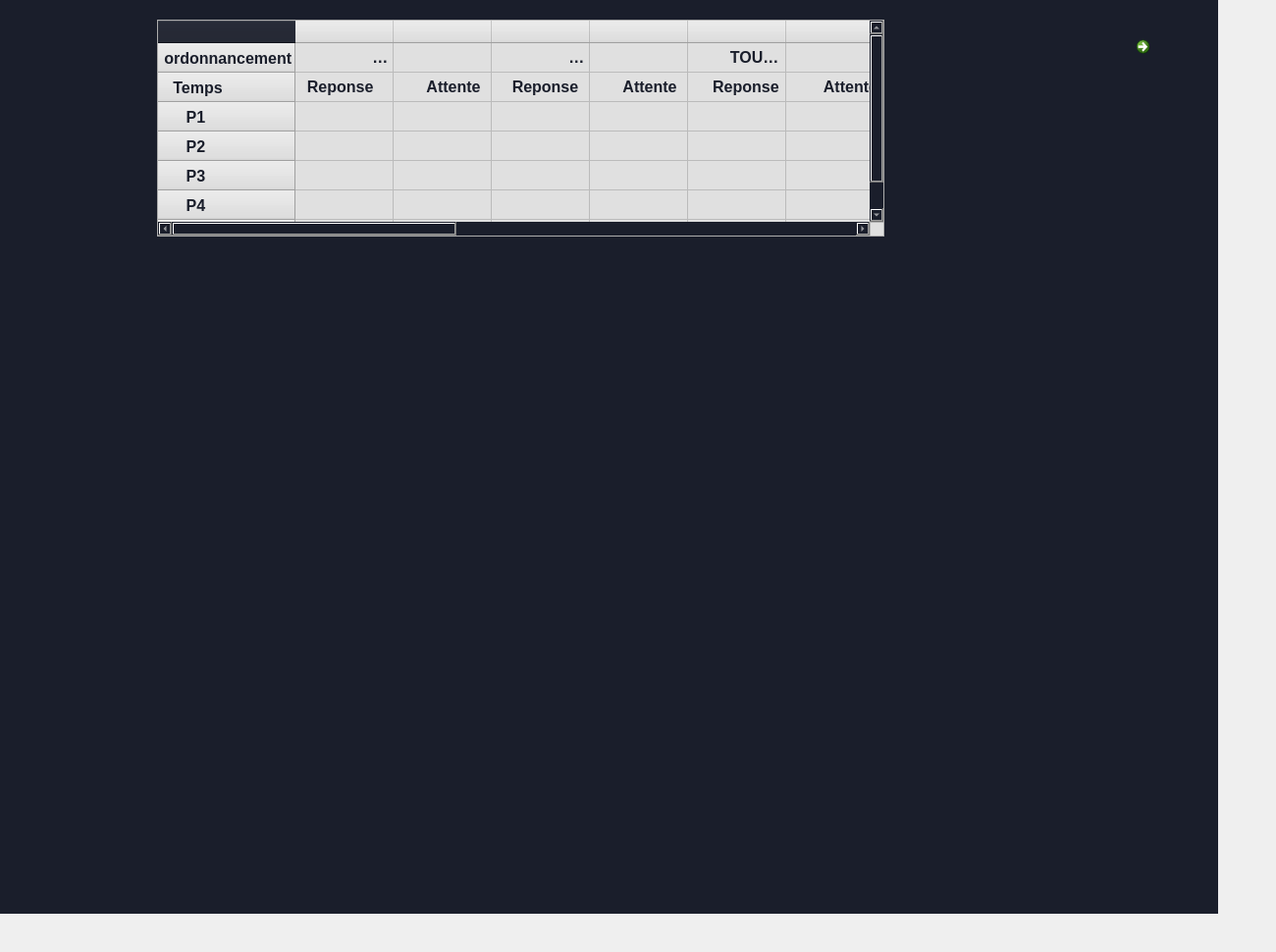
    <widget class="QWidget" name="page">
     <widget class="QWidget" name="widget" native="true">
      <property name="geometry">
       <rect>
        <x>-50</x>
        <y>-30</y>
        <width>1291</width>
        <height>961</height>
       </rect>
      </property>
      <property name="styleSheet">
       <string notr="true"> background-color: #1A1E2B; /* Dark navy blue */
  color: #E0E0E0; /* Light gray text */
  font-family: Arial, sans-serif;
</string>
      </property>
      <widget class="QCommandLinkButton" name="commandLinkButton">
       <property name="geometry">
        <rect>
         <x>1200</x>
         <y>60</y>
         <width>31</width>
         <height>41</height>
        </rect>
       </property>
       <property name="text">
        <string/>
       </property>
      </widget>
      <widget class="QTableWidget" name="tableWidget_17">
       <property name="geometry">
        <rect>
         <x>210</x>
         <y>50</y>
         <width>741</width>
         <height>221</height>
        </rect>
       </property>
       <property name="styleSheet">
        <string notr="true">background:#E0E0E0 ;
color:  #1A1E2B; 
font-weight: bold ;
font-size: 16px</string>
       </property>
       <row>
        <property name="text">
         <string> ordonnancement</string>
        </property>
       </row>
       <row>
        <property name="text">
         <string>   Temps</string>
        </property>
       </row>
       <row>
        <property name="text">
         <string>      P1</string>
        </property>
       </row>
       <row>
        <property name="text">
         <string>      P2</string>
        </property>
       </row>
       <row>
        <property name="text">
         <string>      P3</string>
        </property>
       </row>
       <row>
        <property name="text">
         <string>      P4</string>
        </property>
       </row>
       <row>
        <property name="text">
         <string>  Moyenne</string>
        </property>
       </row>
       <column>
        <property name="text">
         <string/>
        </property>
       </column>
       <column>
        <property name="text">
         <string/>
        </property>
       </column>
       <column>
        <property name="text">
         <string/>
        </property>
       </column>
       <column>
        <property name="text">
         <string/>
        </property>
       </column>
       <column>
        <property name="text">
         <string/>
        </property>
       </column>
       <column>
        <property name="text">
         <string/>
        </property>
       </column>
       <column>
        <property name="text">
         <string/>
        </property>
       </column>
       <column>
        <property name="text">
         <string/>
        </property>
       </column>
       <column>
        <property name="text">
         <string/>
        </property>
       </column>
       <column>
        <property name="text">
         <string/>
        </property>
       </column>
       <column>
        <property name="text">
         <string/>
        </property>
       </column>
       <column>
        <property name="text">
         <string/>
        </property>
       </column>
       <item row="0" column="0">
        <property name="text">
         <string>                 FIFO</string>
        </property>
       </item>
       <item row="0" column="1">
        <property name="text">
         <string/>
        </property>
       </item>
       <item row="0" column="2">
        <property name="text">
         <string>                 PCTE</string>
        </property>
       </item>
       <item row="0" column="4">
        <property name="text">
         <string>         TOURNIQUET</string>
        </property>
       </item>
       <item row="0" column="6">
        <property name="text">
         <string>            PRIORITE</string>
        </property>
       </item>
       <item row="0" column="8">
        <property name="text">
         <string>PRIORITE + REQUISITION</string>
        </property>
       </item>
       <item row="0" column="9">
        <property name="text">
         <string/>
        </property>
       </item>
       <item row="0" column="10">
        <property name="text">
         <string> PCTE + REQUISITION</string>
        </property>
       </item>
       <item row="1" column="0">
        <property name="text">
         <string>  Reponse</string>
        </property>
       </item>
       <item row="1" column="1">
        <property name="text">
         <string>       Attente</string>
        </property>
       </item>
       <item row="1" column="2">
        <property name="text">
         <string>    Reponse</string>
        </property>
       </item>
       <item row="1" column="3">
        <property name="text">
         <string>       Attente</string>
        </property>
       </item>
       <item row="1" column="4">
        <property name="text">
         <string>     Reponse</string>
        </property>
       </item>
       <item row="1" column="5">
        <property name="text">
         <string>        Attente</string>
        </property>
       </item>
       <item row="1" column="6">
        <property name="text">
         <string>     Reponse</string>
        </property>
       </item>
       <item row="1" column="7">
        <property name="text">
         <string>       Attente</string>
        </property>
       </item>
       <item row="1" column="8">
        <property name="text">
         <string>     Reponse</string>
        </property>
       </item>
       <item row="1" column="9">
        <property name="text">
         <string>      Attente</string>
        </property>
       </item>
       <item row="1" column="10">
        <property name="text">
         <string>     Reponse</string>
        </property>
       </item>
       <item row="1" column="11">
        <property name="text">
         <string>      Attente</string>
        </property>
       </item>
      </widget>
     </widget>
    </widget>
